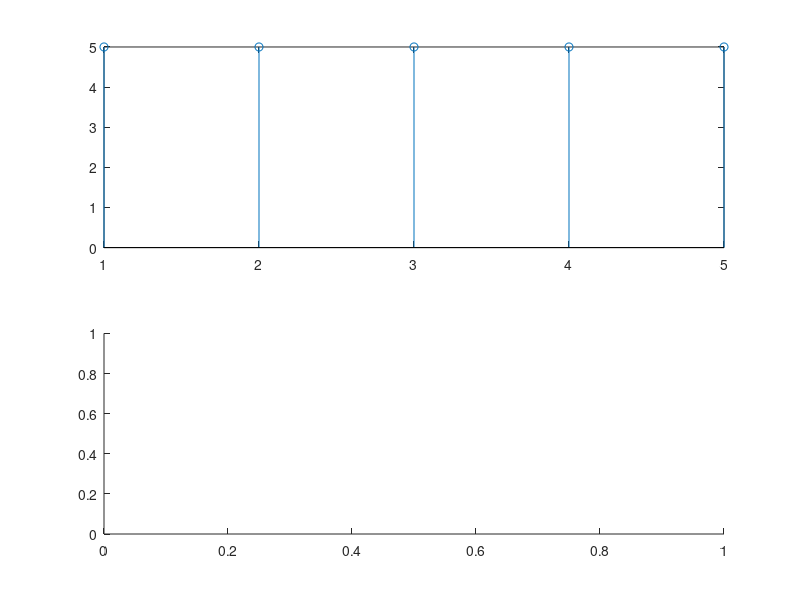

Here is the MATLAB script that generated this plot:
N = input('enter number of point');
y=input('enter number of sequence');
L=length(y);
if N<L
 error('problem');
end
y1=[y zeros(1,N-L)];
x2=[];
for k=0:N-1
 for n=0:N-1
 p=exp((-1i*2*pi*n*k)/N);
 x2(n+1,k+1)=p;
 end
end
disp(x2);
disp(y1');
z=x2*y1';
disp(z);
mag=abs(z);
disp(mag');
subplot(2,1,1);
stem(mag);
phase=angle(z)*180/pi;% phase
disp(phase');
subplot(2,1,2);